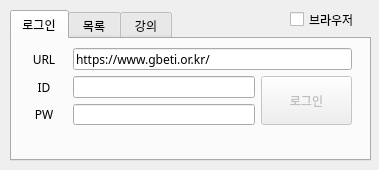
<?xml version="1.0" encoding="UTF-8"?>
<ui version="4.0">
 <class>MainWindow</class>
 <widget class="QMainWindow" name="MainWindow">
  <property name="geometry">
   <rect>
    <x>0</x>
    <y>0</y>
    <width>379</width>
    <height>170</height>
   </rect>
  </property>
  <property name="sizePolicy">
   <sizepolicy hsizetype="Fixed" vsizetype="Fixed">
    <horstretch>0</horstretch>
    <verstretch>0</verstretch>
   </sizepolicy>
  </property>
  <property name="minimumSize">
   <size>
    <width>379</width>
    <height>170</height>
   </size>
  </property>
  <property name="maximumSize">
   <size>
    <width>379</width>
    <height>170</height>
   </size>
  </property>
  <property name="windowTitle">
   <string>MainWindow</string>
  </property>
  <widget class="QWidget" name="centralwidget">
   <widget class="QTabWidget" name="tabWidget">
    <property name="enabled">
     <bool>true</bool>
    </property>
    <property name="geometry">
     <rect>
      <x>10</x>
      <y>10</y>
      <width>361</width>
      <height>151</height>
     </rect>
    </property>
    <property name="sizePolicy">
     <sizepolicy hsizetype="Preferred" vsizetype="Preferred">
      <horstretch>200</horstretch>
      <verstretch>0</verstretch>
     </sizepolicy>
    </property>
    <property name="minimumSize">
     <size>
      <width>320</width>
      <height>0</height>
     </size>
    </property>
    <property name="maximumSize">
     <size>
      <width>16777215</width>
      <height>16777215</height>
     </size>
    </property>
    <property name="font">
     <font>
      <family>Malgun Gothic</family>
     </font>
    </property>
    <property name="tabPosition">
     <enum>QTabWidget::North</enum>
    </property>
    <property name="tabShape">
     <enum>QTabWidget::Rounded</enum>
    </property>
    <property name="currentIndex">
     <number>0</number>
    </property>
    <widget class="QWidget" name="tabLogin">
     <attribute name="title">
      <string>로그인</string>
     </attribute>
     <widget class="QWidget" name="layoutWidget">
      <property name="geometry">
       <rect>
        <x>9</x>
        <y>9</y>
        <width>331</width>
        <height>104</height>
       </rect>
      </property>
      <property name="font">
       <font>
        <family>Malgun Gothic</family>
       </font>
      </property>
      <layout class="QGridLayout" name="gridTab1" rowstretch="1,1,1,1" columnstretch="5,20,10" rowminimumheight="21,21,21,21">
       <item row="0" column="0">
        <widget class="QLabel" name="label_6">
         <property name="minimumSize">
          <size>
           <width>0</width>
           <height>0</height>
          </size>
         </property>
         <property name="font">
          <font>
           <family>Malgun Gothic</family>
          </font>
         </property>
         <property name="text">
          <string>URL</string>
         </property>
         <property name="alignment">
          <set>Qt::AlignCenter</set>
         </property>
        </widget>
       </item>
       <item row="2" column="0">
        <widget class="QLabel" name="label_8">
         <property name="font">
          <font>
           <family>Malgun Gothic</family>
          </font>
         </property>
         <property name="text">
          <string>PW</string>
         </property>
         <property name="alignment">
          <set>Qt::AlignCenter</set>
         </property>
        </widget>
       </item>
       <item row="1" column="0">
        <widget class="QLabel" name="label_7">
         <property name="font">
          <font>
           <family>Malgun Gothic</family>
          </font>
         </property>
         <property name="text">
          <string>ID</string>
         </property>
         <property name="alignment">
          <set>Qt::AlignCenter</set>
         </property>
        </widget>
       </item>
       <item row="2" column="1">
        <widget class="QLineEdit" name="linePw">
         <property name="font">
          <font>
           <family>Malgun Gothic</family>
          </font>
         </property>
         <property name="autoFillBackground">
          <bool>false</bool>
         </property>
         <property name="inputMask">
          <string/>
         </property>
         <property name="text">
          <string/>
         </property>
         <property name="echoMode">
          <enum>QLineEdit::Password</enum>
         </property>
        </widget>
       </item>
       <item row="1" column="1">
        <widget class="QLineEdit" name="lineId">
         <property name="font">
          <font>
           <family>Malgun Gothic</family>
          </font>
         </property>
        </widget>
       </item>
       <item row="1" column="2" rowspan="2">
        <widget class="QPushButton" name="btnLogin">
         <property name="enabled">
          <bool>false</bool>
         </property>
         <property name="sizePolicy">
          <sizepolicy hsizetype="Minimum" vsizetype="Minimum">
           <horstretch>0</horstretch>
           <verstretch>0</verstretch>
          </sizepolicy>
         </property>
         <property name="font">
          <font>
           <family>Malgun Gothic</family>
          </font>
         </property>
         <property name="text">
          <string>로그인</string>
         </property>
        </widget>
       </item>
       <item row="0" column="1" colspan="2">
        <widget class="QLineEdit" name="lineUrl">
         <property name="font">
          <font>
           <family>Malgun Gothic</family>
          </font>
         </property>
         <property name="autoFillBackground">
          <bool>false</bool>
         </property>
         <property name="text">
          <string>https://www.gbeti.or.kr/</string>
         </property>
        </widget>
       </item>
       <item row="3" column="1" colspan="2">
        <widget class="QLabel" name="lblStatusbar">
         <property name="text">
          <string/>
         </property>
        </widget>
       </item>
      </layout>
     </widget>
    </widget>
    <widget class="QWidget" name="tabCourse">
     <attribute name="title">
      <string> 목록 </string>
     </attribute>
     <widget class="QListWidget" name="lstCourse">
      <property name="geometry">
       <rect>
        <x>10</x>
        <y>10</y>
        <width>331</width>
        <height>101</height>
       </rect>
      </property>
      <property name="minimumSize">
       <size>
        <width>0</width>
        <height>54</height>
       </size>
      </property>
      <property name="maximumSize">
       <size>
        <width>16777215</width>
        <height>16777215</height>
       </size>
      </property>
     </widget>
    </widget>
    <widget class="QWidget" name="tabProgress">
     <attribute name="title">
      <string> 강의 </string>
     </attribute>
     <widget class="QWidget" name="gridLayoutWidget">
      <property name="geometry">
       <rect>
        <x>10</x>
        <y>10</y>
        <width>341</width>
        <height>108</height>
       </rect>
      </property>
      <layout class="QGridLayout" name="gridLayout_2" rowstretch="1,1,1,1" columnstretch="1,6,2" rowminimumheight="21,21,21,21">
       <item row="2" column="1">
        <widget class="QLabel" name="lblCourseInfo3">
         <property name="font">
          <font>
           <family>Malgun Gothic</family>
          </font>
         </property>
         <property name="text">
          <string/>
         </property>
        </widget>
       </item>
       <item row="0" column="0">
        <widget class="QLabel" name="lbl1">
         <property name="font">
          <font>
           <family>Malgun Gothic</family>
          </font>
         </property>
         <property name="text">
          <string>[차시]</string>
         </property>
        </widget>
       </item>
       <item row="1" column="0">
        <widget class="QLabel" name="lbl2">
         <property name="font">
          <font>
           <family>Malgun Gothic</family>
          </font>
         </property>
         <property name="text">
          <string>[강의]</string>
         </property>
        </widget>
       </item>
       <item row="2" column="0">
        <widget class="QLabel" name="lbl3">
         <property name="font">
          <font>
           <family>Malgun Gothic</family>
          </font>
         </property>
         <property name="text">
          <string>[진행]</string>
         </property>
        </widget>
       </item>
       <item row="1" column="1" colspan="2">
        <widget class="QLabel" name="lblCourseInfo2">
         <property name="font">
          <font>
           <family>Malgun Gothic</family>
          </font>
         </property>
         <property name="text">
          <string/>
         </property>
        </widget>
       </item>
       <item row="0" column="1" colspan="2">
        <widget class="QLabel" name="lblCourseInfo1">
         <property name="font">
          <font>
           <family>Malgun Gothic</family>
          </font>
         </property>
         <property name="text">
          <string/>
         </property>
        </widget>
       </item>
       <item row="2" column="2">
        <widget class="QPushButton" name="btnCloseCourse">
         <property name="font">
          <font>
           <family>Malgun Gothic</family>
          </font>
         </property>
         <property name="text">
          <string>강의닫기</string>
         </property>
        </widget>
       </item>
       <item row="3" column="0" colspan="3">
        <widget class="QProgressBar" name="pbProgress">
         <property name="font">
          <font>
           <family>Malgun Gothic</family>
          </font>
         </property>
         <property name="layoutDirection">
          <enum>Qt::LeftToRight</enum>
         </property>
         <property name="maximum">
          <number>100</number>
         </property>
         <property name="value">
          <number>0</number>
         </property>
         <property name="alignment">
          <set>Qt::AlignLeading|Qt::AlignLeft|Qt::AlignTop</set>
         </property>
         <property name="textVisible">
          <bool>true</bool>
         </property>
         <property name="invertedAppearance">
          <bool>false</bool>
         </property>
         <property name="textDirection">
          <enum>QProgressBar::TopToBottom</enum>
         </property>
         <property name="format">
          <string>%p%</string>
         </property>
        </widget>
       </item>
      </layout>
     </widget>
    </widget>
   </widget>
   <widget class="QCheckBox" name="chkBrowser">
    <property name="geometry">
     <rect>
      <x>290</x>
      <y>10</y>
      <width>71</width>
      <height>19</height>
     </rect>
    </property>
    <property name="font">
     <font>
      <family>Malgun Gothic</family>
     </font>
    </property>
    <property name="text">
     <string>브라우저</string>
    </property>
   </widget>
  </widget>
 </widget>
 <tabstops>
  <tabstop>tabWidget</tabstop>
  <tabstop>lineUrl</tabstop>
  <tabstop>lineId</tabstop>
  <tabstop>linePw</tabstop>
  <tabstop>btnLogin</tabstop>
  <tabstop>chkBrowser</tabstop>
  <tabstop>lstCourse</tabstop>
  <tabstop>btnCloseCourse</tabstop>
 </tabstops>
 <resources/>
 <connections/>
</ui>
